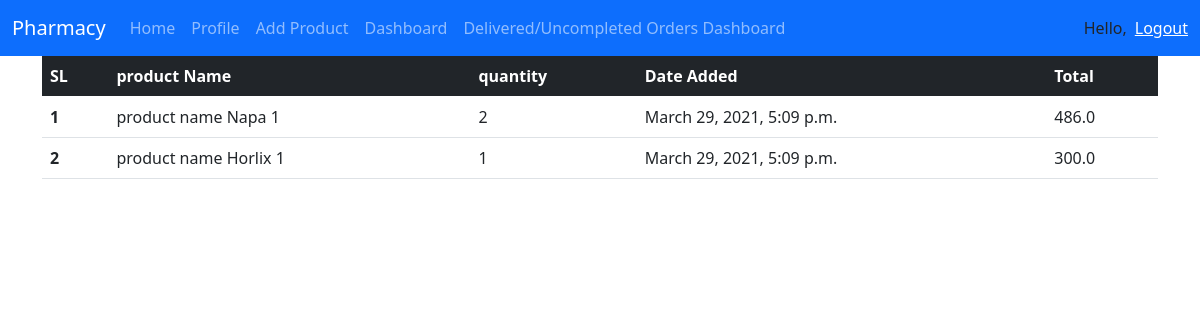
Page /pharmacy/dashboard/items/1 on the committed database.
### pharmacy/models.py (models this page shows, shortened)
class OrderItem(models.Model):
    product = models.ForeignKey(Product, on_delete=models.SET_NULL, null=True)
    order = models.ForeignKey(Order, on_delete=models.SET_NULL, null=True)
    quantity = models.IntegerField(default=0, null=True, blank=True)
    date_added = models.DateTimeField(auto_now_add=True)
    @property
    def get_total(self):
        total = self.product.price * self.quantity
        return total

class Product(models.Model):
    shop = models.ForeignKey(Pharmacy, on_delete=models.CASCADE, default=1)
    name = models.CharField(max_length=200, null=True)
    price = models.FloatField(null=True)
    category = models.ForeignKey(Category, on_delete=models.CASCADE, default=1)
    description = models.TextField(null=True, blank=True)
    date_created = models.DateTimeField(auto_now_add=True, null=True)
    image = models.ImageField(null=True, blank=True,
                              default='productdefault.png')
    def __str__(self):
        return f"product name {self.name} {self.shop.id}"

class Pharmacy(models.Model):
    user = models.OneToOneField(
        User, null=True, blank=True, on_delete=models.CASCADE)
    shop_name = models.CharField(max_length=100)
    phone = models.CharField(max_length=20, null=True)
    address = models.CharField(max_length=200, null=True, blank=True)
    area = models.CharField(max_length=100, null=True, blank=True)
    profile_pic = models.ImageField(
        default="profile1.png", null=True, blank=True)
    date_created = models.DateTimeField(auto_now_add=True, null=True)

### pharmacy/views.py (the view)
def pharmacyDashboardOrderItems(request, id):
    order = Order.objects.get(id=id)
    order_items = order.orderitem_set.all()
    context = {'order_items': order_items}
    return render(request, 'pharmacy/pharmacyOrderItems.html', context)

### pharmacy/templates/pharmacy/pharmacyOrderItems.html
{%extends 'pharmacy/pharmacyBase.html'%}
{%block content%}
<div class="container">
    <table class="table">
        <thead>
            <tr class="table table-dark">
                <th scope="col">SL</th>
                <th scope="col">product Name</th>
                <th scope="col">quantity</th>
                <th scope="col">Date Added</th>
                <th scope="col">Total</th>
            </tr>
        </thead>
        <tbody>
            {% for item in order_items %}
            <tr>
                <th scope="row">{{forloop.counter}}</th>
                <td>{{item.product}}</td>
                <td>{{item.quantity}}</td>
                <td>{{item.date_added}}</td>
                <td>{{item.get_total}}</td>
            </tr>
            {%endfor%}
        </tbody>
    </table>
</div>
{%endblock%}

### rows in the picture
OrderItem: product "product name Napa 1", quantity "2", date_added "March 29, 2021, 5:09 p.m.", get_total "486.0"
OrderItem: product "product name Horlix 1", quantity "1", date_added "March 29, 2021, 5:09 p.m.", get_total "300.0"
